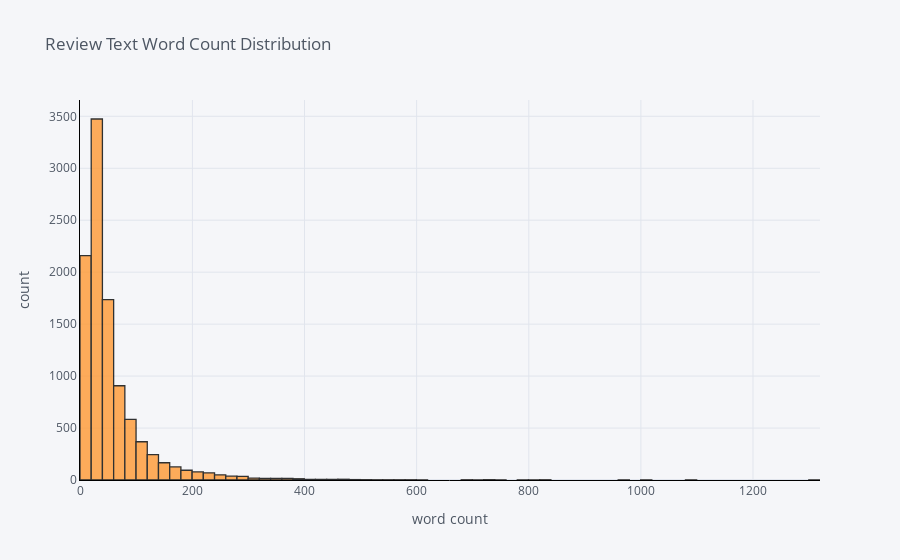

The cell this chart's notebook holds for it:
### Code cell
process_reviews['word_count'].iplot(
    kind='hist',
    bins=100,
    xTitle='word count',
    linecolor='black',
    yTitle='count',
    title='Review Text Word Count Distribution')

### Figure 1 — Plotly figure (JSON) as saved in the notebook; plotly's stock layout.template omitted (floating-point values rounded to 4 significant figures; data arrays with more than 128 entries replaced by an {"elided": "..."} marker saying what was removed)
{"data": [{"histfunc": "count", "histnorm": "", "marker": {"color": "rgba(255, 153, 51, 1.0)", "line": {"color": "#000000", "width": 1.3}}, "name": "word_count", "nbinsx": 100, "opacity": 0.8, "orientation": "v", "type": "histogram", "x": {"elided": "10261 int values"}}], "layout": {"autosize": true, "barmode": "overlay", "legend": {"bgcolor": "#F5F6F9", "font": {"color": "#4D5663"}}, "paper_bgcolor": "#F5F6F9", "plot_bgcolor": "#F5F6F9", "title": {"font": {"color": "#4D5663"}, "text": "Review Text Word Count Distribution"}, "xaxis": {"autorange": true, "gridcolor": "#E1E5ED", "linecolor": "black", "range": [-0.5, 1320.0], "showgrid": true, "tickfont": {"color": "#4D5663"}, "title": {"font": {"color": "#4D5663"}, "text": "word count"}, "type": "linear", "zerolinecolor": "#E1E5ED"}, "yaxis": {"autorange": true, "gridcolor": "#E1E5ED", "linecolor": "black", "range": [0, 3657.0], "showgrid": true, "tickfont": {"color": "#4D5663"}, "title": {"font": {"color": "#4D5663"}, "text": "count"}, "zerolinecolor": "#E1E5ED"}}}
